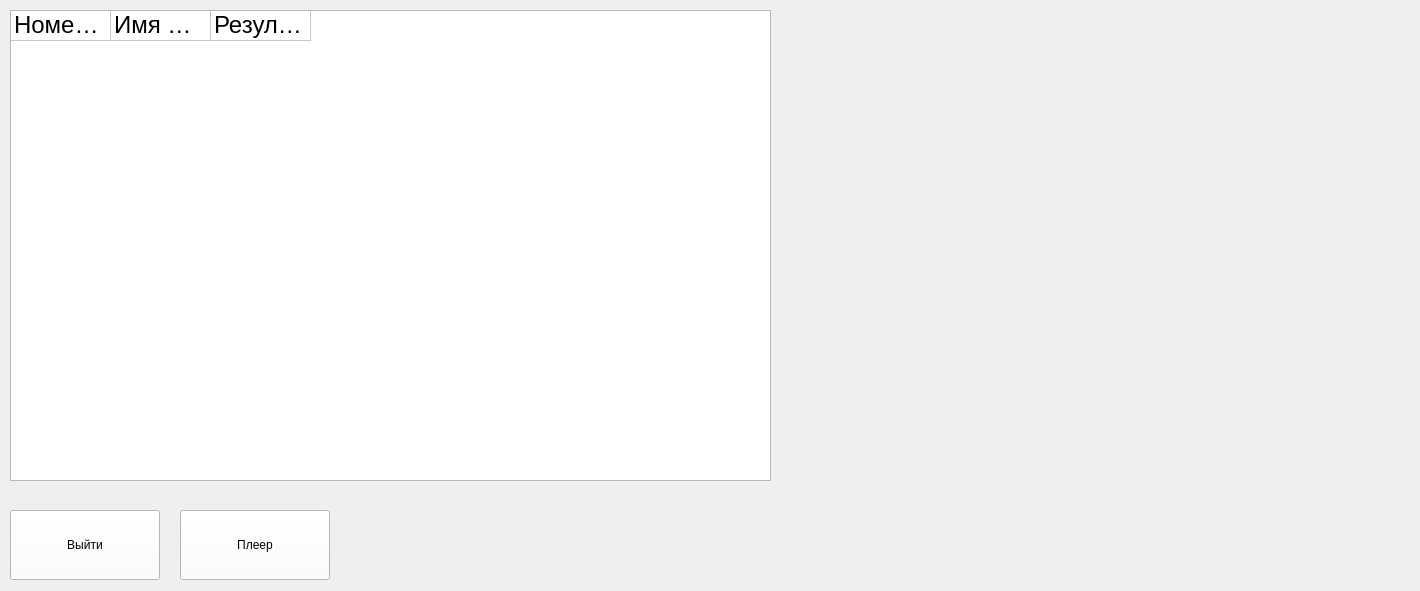
<?xml version="1.0" encoding="UTF-8"?>
<ui version="4.0">
 <class>MainWindow</class>
 <widget class="QMainWindow" name="MainWindow">
  <property name="geometry">
   <rect>
    <x>0</x>
    <y>0</y>
    <width>1420</width>
    <height>591</height>
   </rect>
  </property>
  <property name="windowTitle">
   <string>MainWindow</string>
  </property>
  <widget class="QWidget" name="centralwidget">
   <widget class="QTableWidget" name="tableWidget">
    <property name="geometry">
     <rect>
      <x>10</x>
      <y>10</y>
      <width>761</width>
      <height>471</height>
     </rect>
    </property>
    <property name="minimumSize">
     <size>
      <width>761</width>
      <height>471</height>
     </size>
    </property>
    <property name="editTriggers">
     <set>QAbstractItemView::NoEditTriggers</set>
    </property>
    <property name="rowCount">
     <number>1</number>
    </property>
    <property name="columnCount">
     <number>3</number>
    </property>
    <attribute name="horizontalHeaderVisible">
     <bool>false</bool>
    </attribute>
    <attribute name="verticalHeaderVisible">
     <bool>false</bool>
    </attribute>
    <attribute name="verticalHeaderHighlightSections">
     <bool>true</bool>
    </attribute>
    <row/>
    <column/>
    <column/>
    <column/>
    <item row="0" column="0">
     <property name="text">
      <string>Номер работника</string>
     </property>
     <property name="font">
      <font>
       <family>Arial</family>
       <pointsize>18</pointsize>
      </font>
     </property>
     <property name="foreground">
      <brush brushstyle="SolidPattern">
       <color alpha="255">
        <red>0</red>
        <green>0</green>
        <blue>0</blue>
       </color>
      </brush>
     </property>
    </item>
    <item row="0" column="1">
     <property name="text">
      <string>Имя работника</string>
     </property>
     <property name="font">
      <font>
       <family>Arial</family>
       <pointsize>18</pointsize>
      </font>
     </property>
    </item>
    <item row="0" column="2">
     <property name="text">
      <string>Результат работника</string>
     </property>
     <property name="font">
      <font>
       <family>Arial</family>
       <pointsize>18</pointsize>
      </font>
     </property>
     <property name="foreground">
      <brush brushstyle="SolidPattern">
       <color alpha="255">
        <red>0</red>
        <green>0</green>
        <blue>0</blue>
       </color>
      </brush>
     </property>
    </item>
   </widget>
   <widget class="QPushButton" name="button_quit">
    <property name="geometry">
     <rect>
      <x>10</x>
      <y>510</y>
      <width>150</width>
      <height>70</height>
     </rect>
    </property>
    <property name="styleSheet">
     <string notr="true">background-color: rgb(255,255,255);color:rgb(0,0,0);font: 18pt &quot;Arial&quot;;</string>
    </property>
    <property name="text">
     <string>Выйти</string>
    </property>
   </widget>
   <widget class="QPushButton" name="button_openPlayer">
    <property name="geometry">
     <rect>
      <x>180</x>
      <y>510</y>
      <width>150</width>
      <height>70</height>
     </rect>
    </property>
    <property name="styleSheet">
     <string notr="true">background-color: rgb(255,255,255);color:rgb(0,0,0);font: 18pt &quot;Arial&quot;;</string>
    </property>
    <property name="text">
     <string>Плеер</string>
    </property>
   </widget>
  </widget>
 </widget>
 <resources/>
 <connections/>
</ui>
